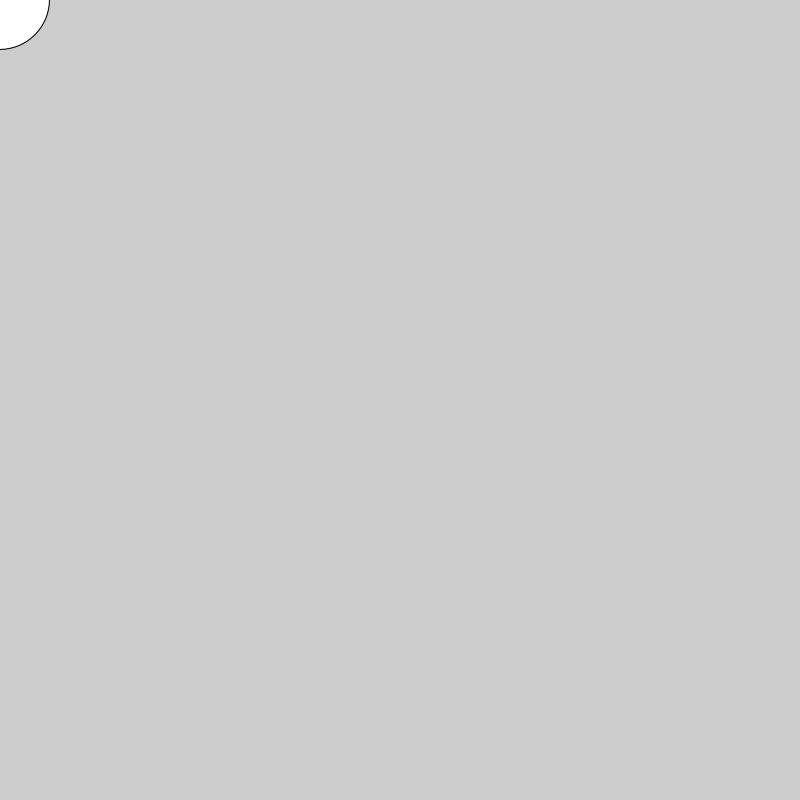
Frame 1 (no input)
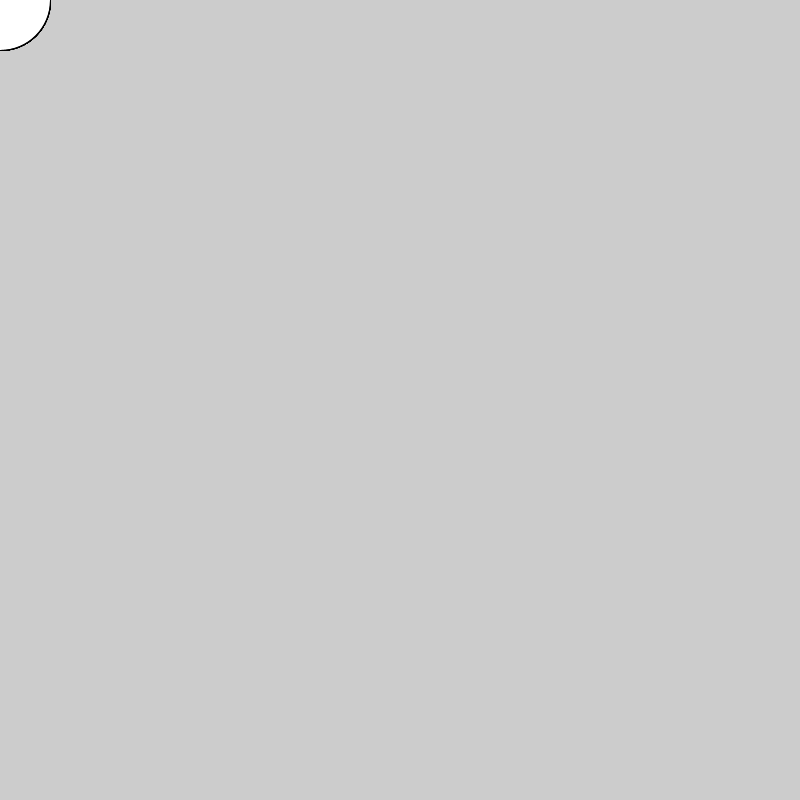
Frame 60 (the mouse pressed at the canvas centre just before this capture)
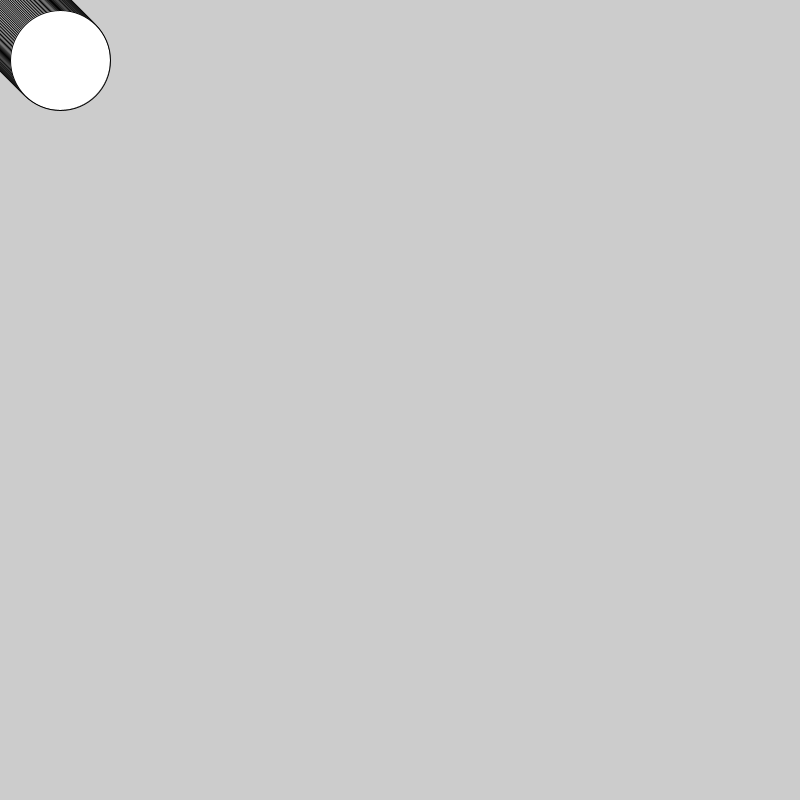
Frame 120 (the mouse held since frame 60 and released just before this capture)

The Processing sketch that drew these frames (run headless with seeded random() and noise(); from frame 60 on, the mouse is pressed at the canvas centre):

// Processing sketch: Code2_Stalking_Circle
// ── Code2_Stalking_Circle.pde
int posX=0;
int posY=0;

void setup() {
  size(800, 800);
}
void draw () {
  //Follow the mouse vertically
  if (mouseX>posX) {
    posX++; //go down, if mouse is lower than circle
  } else {
    posX--; //go up, if mouse is higher than circle
  }
  //Follow the mouse horizontally
  if (mouseY>posY) {
    posY++;  //go right, if mouse is right of circle
  } else {
    posY--;  //go left, if mouse is left of circle
  }
  //draw circle
  circle(posX, posY, 100);
}
